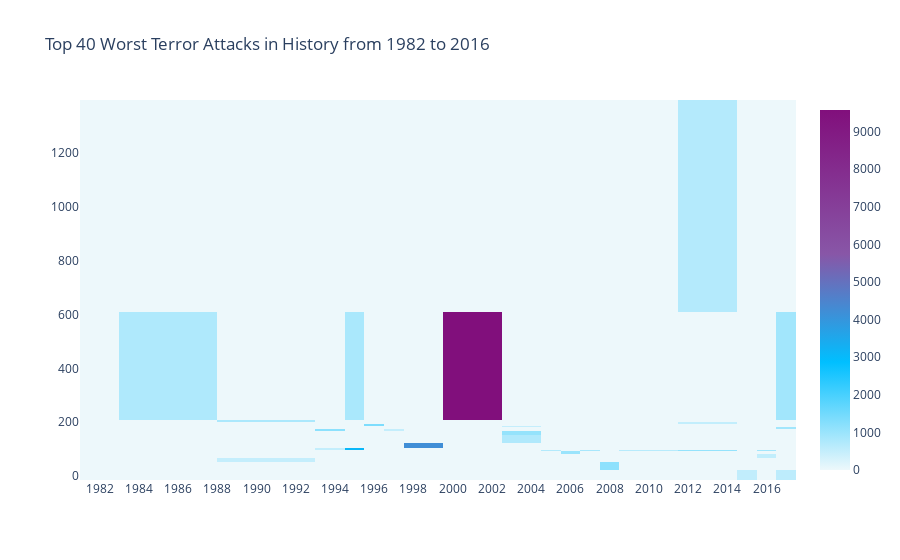

Notebook code for this chart:
### Code cell
# with the help of plotly 
# we plot a graph tu get most Top 40 Worst Terror Attacks in History from 1982 to 2016
import plotly.offline as py
py.init_notebook_mode(connected=True)
import plotly.graph_objs as go
colorscale = [[0, '#edf8fb'], [.3, '#00BFFF'],  [.6, '#8856a7'],  [1, '#810f7c']]
heatmap = go.Heatmap(z=heat.values, x=heat.columns, y=heat.index, colorscale=colorscale)
data = [heatmap]
layout = go.Layout(
    title='Top 40 Worst Terror Attacks in History from 1982 to 2016',
    xaxis = dict(ticks='', nticks=20),
    yaxis = dict(ticks='')
)
fig = go.Figure(data=data, layout=layout)
py.iplot(fig, filename='heatmap',show_link=False)

### Figure 1 — Plotly figure (JSON) as saved in the notebook; plotly's stock layout.template omitted (floating-point values rounded to 4 significant figures; data arrays with more than 128 entries replaced by an {"elided": "..."} marker saying what was removed)
{"data": [{"colorscale": [[0, "#edf8fb"], [0.3, "#00BFFF"], [0.6, "#8856a7"], [1, "#810f7c"]], "type": "heatmap", "x": [1982, 1984, 1992, 1994, 1995, 1996, 1997, 1998, 2001, 2004, 2005, 2006, 2007, 2008, 2009, 2014, 2015, 2016, 2017], "y": [4, 42, 65, 69, 92, 94, 95, 101, 104, 141, 167, 168, 182, 185, 186, 200, 202, 217, 1004], "z": {"elided": "19x19 float values"}}], "layout": {"title": {"text": "Top 40 Worst Terror Attacks in History from 1982 to 2016"}, "xaxis": {"nticks": 20, "ticks": ""}, "yaxis": {"ticks": ""}}}
